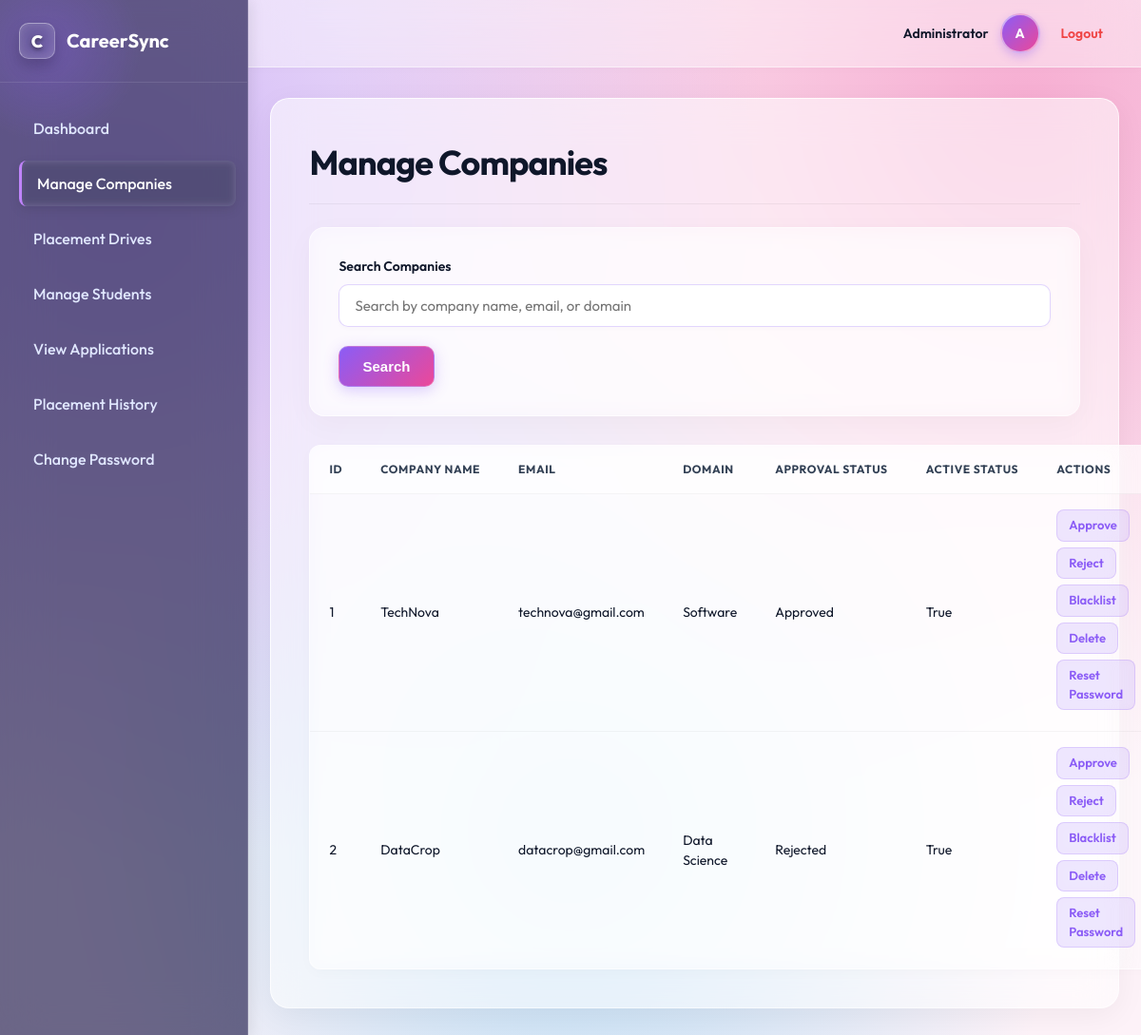
/admin/companies (signed in), run on an earlier commit of the app's database.
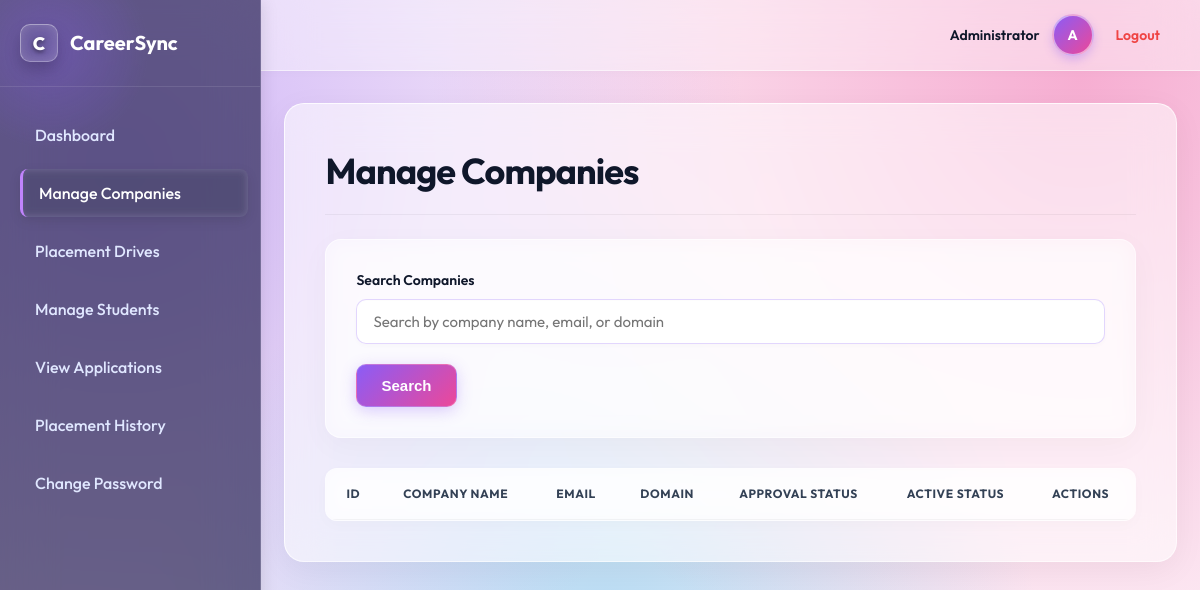
And on a later commit of the database.
### models.py (models this page shows)
class Company(db.Model):
    id = db.Column(db.Integer, primary_key = True)
    company_name = db.Column(db.String(100), nullable = False)
    email = db.Column(db.String(100), nullable = False, unique = True)
    pass_hash = db.Column(db.String(100), nullable = False )
    hr_contact = db.Column(db.Integer, nullable = False)
    website = db.Column(db.String(100), nullable = False)
    domain = db.Column(db.String(100), nullable = False)
    description = db.Column(db.Text, nullable = False)
    approval_status = db.Column(db.String(50), default = "Pending")
    is_active = db.Column(db.Boolean, default = True)
    created_at = db.Column(db.DateTime, default = datetime.now(UTC))
    type_of_employment = db.Column(db.String(100))
    drives = db.relationship('PlacementDrive', backref = 'company', lazy = True)

### app.py (the view)
@app.route("/admin/companies")
def admin_companies():
    if not admin_logged_in():
        flash("Unauthorized access.")
        return redirect(url_for("login"))
    search_query = request.args.get("search")
    if search_query:
        companies = Company.query.filter(
            (Company.company_name.ilike(f"%{search_query}%"))|
            (Company.email.ilike(f"%{search_query}%"))|
            (Company.domain.ilike(f"%{search_query}%"))
        ).all()
    else:
        companies = Company.query.all()
    return render_template("admin_companies.html", companies =companies)

### app.py (called while the page is built)
def admin_logged_in():
    return "user_id" in session and session.get("role") =="admin"

### templates/admin_companies.html (shortened to what this page needs)
{% extends "base.html" %}
{% block content %}
<h1>Manage Companies</h1>
<form method="GET" action="{{ url_for('admin_companies') }}">
    <label>Search Companies</label>
    <input type="text" name="search" placeholder="Search by company name, email, or domain">
    <button type="submit">Search</button>
</form>
<table>
    <tr>
        <th>ID</th>
        <th>Company Name</th>
        <th>Email</th>
        <th>Domain</th>
        <th>Approval Status</th>
        <th>Active Status</th>
        <th>Actions</th>
    </tr>
    {% for company in companies %}
    <tr>
        <td>{{ company.id }}</td>
        <td>{{ company.company_name }}</td>
        <td>{{ company.email }}</td>
        <td>{{ company.domain }}</td>
        <td>{{ company.approval_status }}</td>
        <td>{{ company.is_active }}</td>
        <td>
            <a href="{{ url_for('approve_company', company_id = company.id) }}"
               onclick="return confirm('Are you sure you want to approve this company?')">Approve</a>
            <a href="{{ url_for('reject_company', company_id = company.id) }}"
               onclick="return confirm('Are you sure you want to reject this company?')">Reject</a>
            <a href="{{ url_for('blacklist_company', company_id = company.id) }}"
               onclick="return confirm('Are you sure you want to blacklist this company?')">Blacklist</a>
            <a href="{{ url_for('delete_company', company_id = company.id) }}"
               onclick="return confirm('Are you sure you want to delete this company?')">Delete</a>
            <a href="{{ url_for('reset_company_password', company_id = company.id) }}">Reset Password</a>
        </td>
    </tr>
    {% endfor %}
</table>
{% endblock %}

What changed in the data, as far as the page shows it:
removed Company: id "1", company_name "TechNova", email "technova@gmail.com", domain "Software", approval_status "Approved", is_active "True"
removed Company: id "2", company_name "DataCrop", email "datacrop@gmail.com", domain "Data Science", approval_status "Rejected", is_active "True"
